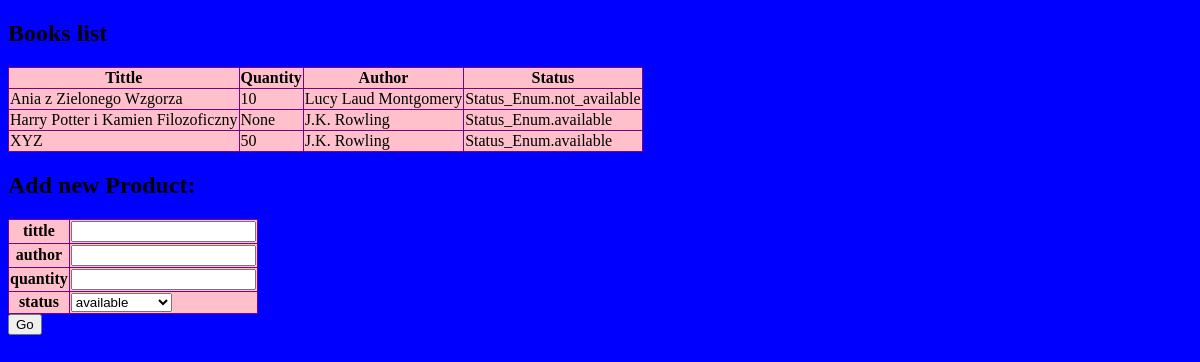
/books/, run on an earlier commit of the app's database.
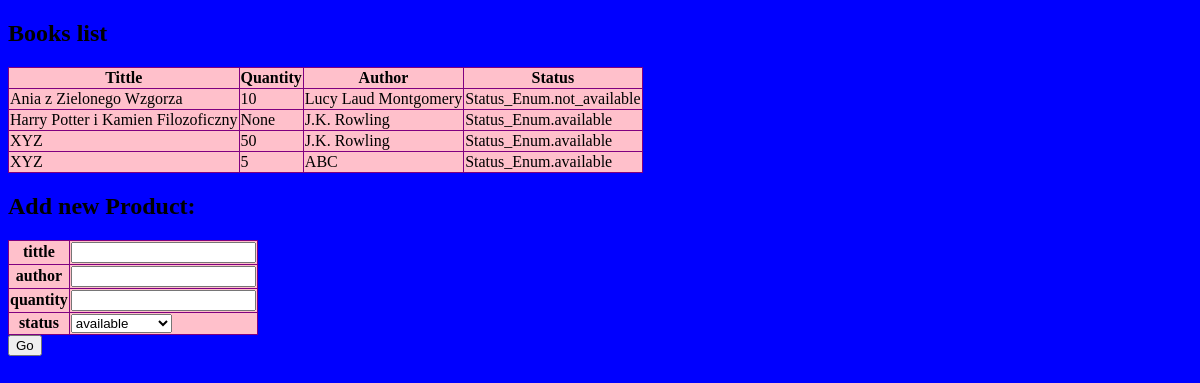
And on a later commit of the database.
### app/models.py (models this page shows, shortened)
class Book(db.Model):
    __table_args__ = {'extend_existing': True}
    id = db.Column(db.Integer, primary_key=True)
    tittle = db.Column(db.String(100))
    quantity = db.Column(db.Integer, nullable=True)
    author_id = db.Column(db.Integer, db.ForeignKey('author.id'))
    rental_id = db.Column(db.Integer, db.ForeignKey('rental.id'))
    def get_author(self):
        author = Author.query.filter_by(id=self.author_id).first()
        return author.name
    def get_rental_status(self):
        rental_status = Rental.query.filter_by(id=self.rental_id).first()
        return rental_status.status

class Author(db.Model):
    __table_args__ = {'extend_existing': True}
    id = db.Column(db.Integer, primary_key=True)
    name = db.Column(db.String(100))
    books = db.relationship("Book", backref="author_name")

class Rental(db.Model):
    __table_args__ = {'extend_existing': True}
    id = db.Column(db.Integer, primary_key=True)
    status = db.Column(db.Enum(Status_Enum), default=Status_Enum.available)
    books = db.relationship("Book", backref="rental_status")

### app/routes.py (the view, shortened to what this page needs)
@app.route("/books/", methods=["GET", "POST"])
def book_list():
    form = BookForm()
    error = ""
    return render_template("book.html", form=form, books=Book.query.all(), error=error)

### app/forms.py
class BookForm(FlaskForm):
    tittle = StringField("tittle", validators=[DataRequired()])
    author = StringField("author", validators=[DataRequired()])
    quantity = IntegerField('quantity', validators=[DataRequired()])
    status = SelectField('status', choices=[('available', 'available'), ('not_available', 'not_available')], validators=[DataRequired()])

### app/templates/book.html (shortened to what this page needs)
<!DOCTYPE html>
<html lang="en">
<head>
    <link rel="stylesheet" href={{ url_for('static', filename='style.css') }}>
</head>
<body>
<h2>Books list</h2>
<table>
    <thead>
    <th>Tittle</th>
    <th>Quantity</th>
    <th>Author</th>
    <th>Status</th>
    </thead>
{% for book in books %}
    <tr>
        <td>{{ book.tittle }}</td>
        <td>{{ book.quantity }}</td>
        <td>{{ book.get_author() }}</td>
        <td>{{ book.get_rental_status() }}</td>
    </tr>
{% endfor %}
</table>
<div>
    <h2> Add new Product: </h2>
    <form method="POST" action="/books/">
        <table>
            {% for field in form if field.widget.input_type != 'hidden'  %}
                <tr>
                    <th>{{ field.label }}</th>
                    <td>{{ field }}</td>
                </tr>
            {% endfor %}
        </table>
        <input type="submit" value="Go">
    </form>
</div>
</body>
</html>

### app/static/style.css (style rules this page uses)
body { background: blue; }
table { border: 1px solid purple; background: pink; border-collapse: collapse; width: 300 px }
th { border: 1px solid purple; style: strong; height: 50 px }
tr { border: 1px solid purple; height: 50 px; width: 200 px }
td { border: 1px solid purple; height: 50 px; width: 200 px }

What changed in the data, as far as the page shows it:
added Book: tittle "XYZ", quantity "5", get_author "ABC", get_rental_status "Status_Enum.available"
